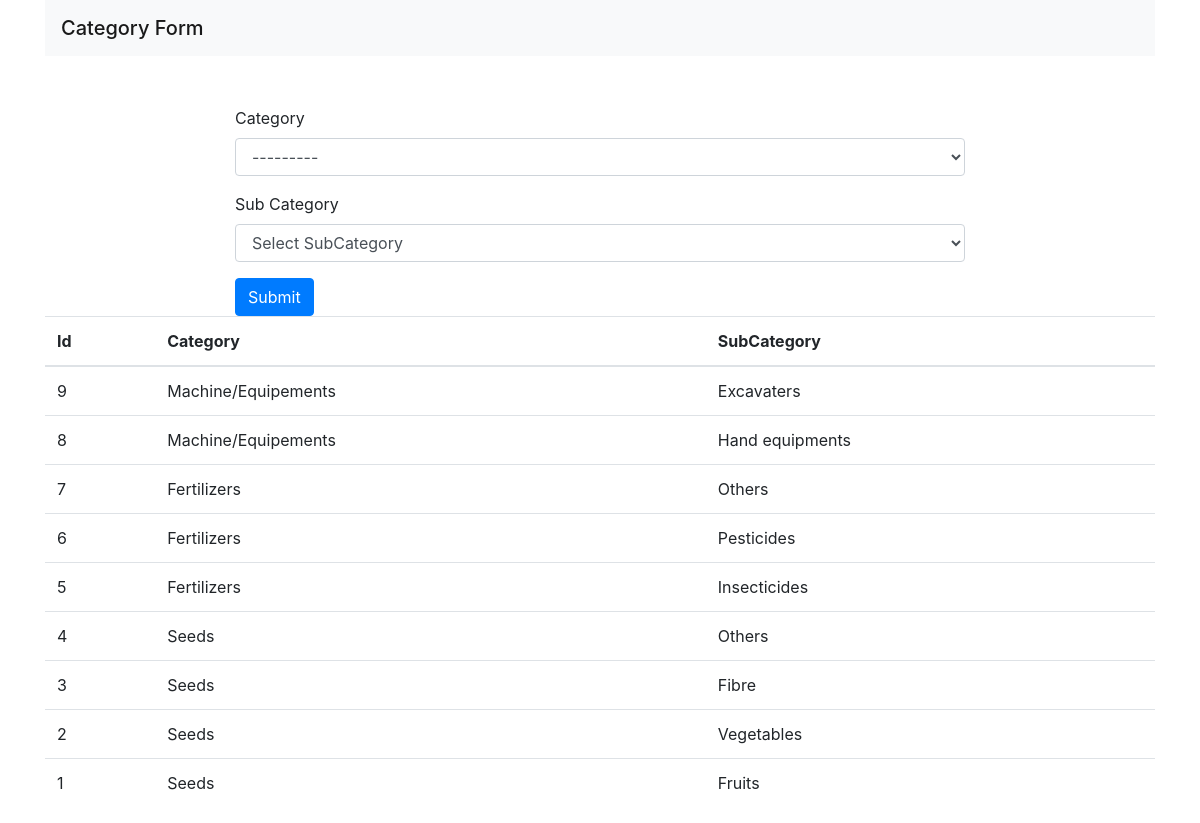
The page / on the database its author committed.
### app/models.py (models this page shows)
class SubCategory(models.Model):
    subcategory = models.CharField(max_length=30, null=True, blank=True)
    category    = models.ForeignKey(Category, related_name='category', on_delete=models.CASCADE, null=True, blank=True)
    class Meta:
        db_table = 'subcategory'

class Category(models.Model):
    categories = models.CharField(max_length=30, null=True, blank=True)
    def __str__(self):
        return self.categories
    class Meta:
        db_table = 'category'

### app/views.py (the view, shortened to what this page needs)
# urls.py: path('', CategoryView.as_view(), name='category_view'),
class CategoryView(View):
    template_name = "index.html"
    def get(self, request, *args, **kwargs):
        form = CategoryForm()
        records = SubCategory.objects.all().order_by('-id')
        context = {
            "form": form,
            "records": records
        }
        return render(request, self.template_name, context)

### app/forms.py
class CategoryForm(forms.ModelForm):
    class Meta:
        model = SubCategory
        fields = "__all__"
        widgets = {
            'category': forms.Select(attrs={'class': 'form-control'}),
        }

### app/templates/index.html (shortened to what this page needs)
<!DOCTYPE html>
<html lang="en">
    <head>
        {% load static %}
        <link rel="stylesheet" href="{% static 'bootstrap-4.0.0/css/bootstrap.min.css' %}">
    </head>
    <body>
        <div class="container">
            <nav class="navbar navbar-light bg-light">
                <span class="navbar-brand mb-0 h1">Category Form</span>
            </nav>
            <div class="row justify-content-md-center" style="margin-top: 50px;">
                <div class="col-md-8">
                    <form action="" method="POST" id="id_form">{% csrf_token %}
                        <div class="form-group">
                            <label for="{{ form.category.id_for_label }}">Category</label>
                            {{ form.category }}
                        </div>
                        <div class="form-group">
                            <label for="id_subcategory">Sub Category</label>
                            <select class="form-control" id="id_subcategory" name="subcategory">
                                <option value="" selected disabled>Select SubCategory</option>
                            </select>
                        </div>
                        <button type="submit" class="btn btn-primary" id="btn_submit">Submit</button>
                    </form>
                </div>
            </div>
            <div class="row">
                <div class="col-md-12">
                    <table class="table" id="id_table">
                        <thead>
                            <tr>
                                <th>Id</th>
                                <th>Category</th>
                                <th>SubCategory</th>
                            </tr>
                        </thead>
                        <tbody>
                            {% if records %}
                            {% for record in records %}
                            <tr>
                                <td>{{ record.id }}</td>
                                <td>{{ record.category.categories }}</td>
                                <td>{{ record.subcategory }}</td>
                            </tr>
                            {% endfor %}
                            {% else %}
                            No Data Found..
                            {% endif %}
                        </tbody>
                    </table>
                </div>
            </div>
        </div>
    </body>
</html>

### rows shown on the page
SubCategory: id "9", category.categories "Machine/Equipements", subcategory "Excavaters"
SubCategory: id "8", category.categories "Machine/Equipements", subcategory "Hand equipments"
SubCategory: id "7", category.categories "Fertilizers", subcategory "Others"
SubCategory: id "6", category.categories "Fertilizers", subcategory "Pesticides"
SubCategory: id "5", category.categories "Fertilizers", subcategory "Insecticides"
SubCategory: id "4", category.categories "Seeds", subcategory "Others"
SubCategory: id "3", category.categories "Seeds", subcategory "Fibre"
SubCategory: id "2", category.categories "Seeds", subcategory "Vegetables"
SubCategory: id "1", category.categories "Seeds", subcategory "Fruits"
